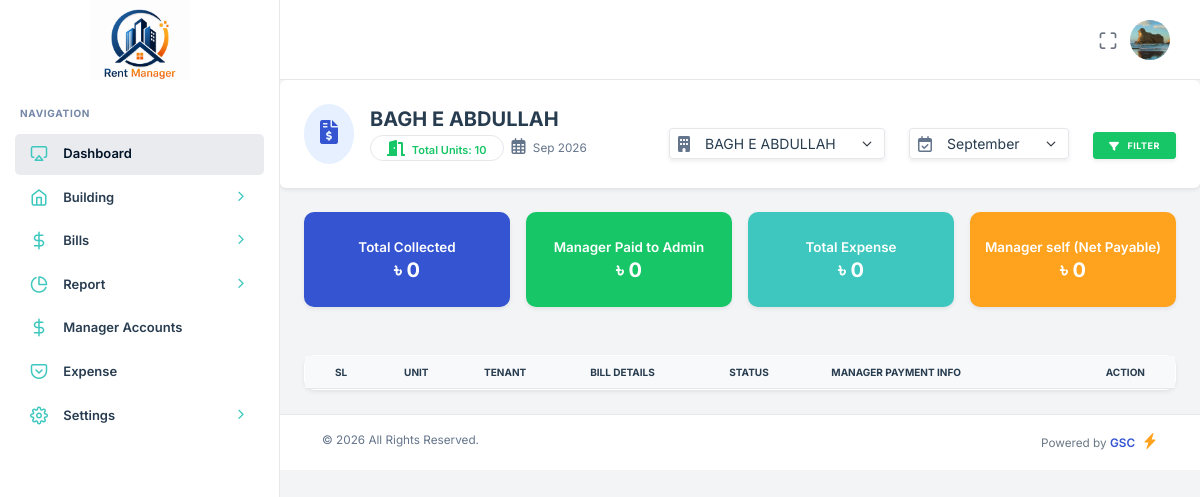
The app's page /admin.php?page=manager_account&unit_id=0&id=17 (signed in) with its own data.
### tables this page shows
CREATE TABLE `tenants` (
  `id` int(11) NOT NULL,
  `name` varchar(150) NOT NULL,
  `phone` varchar(20) NOT NULL,
  `email` varchar(150) DEFAULT NULL,
  `password` varchar(256) NOT NULL DEFAULT '827ccb0eea8a706c4c34a16891f84e7b',
  `status` enum('Active','Inactive','Booked') NOT NULL DEFAULT 'Active',
  `role` enum('Admin','Tenant','Manager') NOT NULL,
  `booking_month` varchar(100) DEFAULT NULL,
  `start_tanent` date DEFAULT NULL,
  `nid_no` varchar(200) DEFAULT NULL,
  `permanent_address` text DEFAULT NULL,
  `family_member` int(11) DEFAULT NULL,
  `tenant_image` varchar(255) DEFAULT NULL,
  `nid_image` varchar(255) DEFAULT NULL,
  `building_id` int(11) DEFAULT NULL,
  `unit_id` int(11) DEFAULT NULL,
  `created_at` timestamp NOT NULL DEFAULT current_timestamp()
);

CREATE TABLE `building` (
  `id` int(11) NOT NULL,
  `name` varchar(256) NOT NULL,
  `building_type` int(11) NOT NULL,
  `address` text NOT NULL,
  `description` text NOT NULL,
  `image` varchar(256) NOT NULL,
  `location` varchar(256) NOT NULL
);

### pages/manager_account.php (the view, shortened to what this page needs)
<?php
$building_id = '';
$this_month = date('Y-m');
if (empty($building_id)) {
    $building_id = mysqli_real_escape_string($db, $_GET['id']);
}
$buil_sql = mysqli_query($db, "SELECT name FROM building WHERE id = '$building_id'");
$building_row = mysqli_fetch_assoc($buil_sql);
$building_name_db = $building_row['name'] ?? 'Unknown Building';
$query = "SELECT * FROM unit
          WHERE building_name = '$building_id'
            AND status = 'Rented'
          ";
$result = mysqli_query($db, $query);
$total_unit = mysqli_num_rows($result);
?>
<div class="nxl-content">
    <div class="page-header d-flex flex-wrap align-items-center justify-content-between p-4 mb-4 bg-white shadow-sm rounded-3">
        <div class="d-flex align-items-center mb-2 mb-lg-0">
            <div class="icon-box bg-primary-soft text-primary me-3 p-3 rounded-circle"
                style="background: rgba(13, 110, 253, 0.1);">
                <i class="fas fa-file-invoice-dollar fs-4"></i>
            </div>
            <div>
                <h4 class="mb-1 fw-bold text-dark">
                    <?= htmlspecialchars($building_name_db) ?>
                </h4>
                <div class="d-flex align-items-center gap-2">
                    <span class="badge bg-success-subtle text-success border border-success-subtle px-3 py-1 rounded-pill">
                        <i class="fas fa-door-open me-1"></i> Total Units: <?= $total_unit ?>
                    </span>
                    <span class="text-muted small">
                        <i class="far fa-calendar-alt me-1"></i> <?= date('M Y', strtotime($this_month . '-01')) ?>
                    </span>
                </div>
            </div>
        </div>
        <form method="POST" class="row align-items-end">
            <div class="col-12 col-md">
                <div class="input-group input-group-sm shadow-sm">
                    <span class="input-group-text bg-white border-end-0">
                        <i class="fas fa-building text-muted"></i>
                    </span>
                    <select name="building" class="form-select border-start-0">
                        <?php
                        $buildings_sql = mysqli_query($db, "SELECT id, name FROM building ORDER BY name ASC");
                        while ($buil = mysqli_fetch_assoc($buildings_sql)) {
                            $selected = ($buil['id'] == $building_id) ? 'selected' : '';
                            echo "<option value='{$buil['id']}' $selected>{$buil['name']}</option>";
                        }
                        ?>
                    </select>
                </div>
            </div>
            <div class="col-7 col-md-auto">
                <div class="input-group input-group-sm shadow-sm">
                    <span class="input-group-text bg-white border-end-0">
                        <i class="far fa-calendar-check text-muted"></i>
                    </span>
                    <select name="month" class="form-select border-start-0">
                        <?php
                        $currentYear = date('Y');
                        $selectedMonth = (int)substr($this_month, 5, 2);
                        for ($m = 1; $m <= 12; $m++):
                            $monthValue = $currentYear . '-' . str_pad($m, 2, '0', STR_PAD_LEFT);
                            $displayText = date('F', mktime(0, 0, 0, $m, 1, $currentYear));
                        ?>
                            <option value="<?= $monthValue ?>"
                                <?= $m == $selectedMonth ? 'selected' : '' ?>>
                                <?= $displayText ?>
                            </option>
                        <?php endfor; ?>
                    </select>
                </div>
            </div>
            <div class="col-5 col-md-auto">
                <button type="submit"
                    class="btn btn-success btn-sm shadow-sm w-100 d-flex align-items-center justify-content-center gap-2">
                    <i class="fas fa-filter"></i>
                    <span>Filter</span>
                </button>
            </div>
        </form>
    </div>
</div>
<div class="main-content">
    <?php
    $manager_summary = mysqli_query($db, "
            SELECT
                SUM(ph.paid_amount) as total_received,
                SUM(ph.manager_paid) as manager_paid_total
            FROM payment_history ph
            JOIN tenants t ON ph.tenant_id = t.id
            WHERE t.role IN ('Tenant') AND t.building_id = '$building_id'
            AND ph.bill_month = '$this_month'
            AND ph.payment_method = 'Manager'
        ");
    $summary = mysqli_fetch_assoc($manager_summary);
    $total_received = (float) ($summary['total_received'] ?? 0);
    $manager_paid_total = (float) ($summary['manager_paid_total'] ?? 0);
    $manager_self = $total_received - $manager_paid_total;
    ?>
    <div class="row g-3 mb-4 mx-3">
        <div class="col-md-3">
            <div class="card shadow-sm border-0 bg-primary text-white">
                <div class="card-body text-center">
                    <strong class="mb-1 text-white">Total Collected </strong>
                    <h4 class="mb-0 text-white">৳ <?= number_format($total_received, 0) ?></h4>
                </div>
            </div>
        </div>
        <div class="col-md-3">
            <div class="card shadow-sm border-0 bg-success">
                <div class="card-body text-center">
                    <strong class="mb-1 text-white">Manager Paid to Admin</strong>
                    <h4 class="mb-0 text-white">৳ <?= number_format($manager_paid_total, 0) ?></h4>
                </div>
            </div>
        </div>
        <div class="col-md-3">
            <?php
                $manager_sql = mysqli_query($db, "SELECT SUM(amount) AS total FROM `expense` WHERE building_id='$building_id' AND expense_month='$this_month' AND expense_by = 'Manager'");
                $manager_row = mysqli_fetch_assoc($manager_sql);
                $manager_total = (float)($manager_row['total'] ?? 0);
                $payable = $manager_self-$manager_total;
            ?>
            <div class="card shadow-sm border-0 bg-info text-white">
                <div class="card-body text-center px-0 mx-0">
                    <strong class="mb-1 text-white">Total Expense</strong>
                    <h4 class="mb-0 text-white">৳ <?= number_format(max($manager_total, 0), 0) ?></h4>
                </div>
            </div>
        </div>
        <div class="col-md-3">
            <div class="card shadow-sm border-0 bg-warning text-white">
                <div class="card-body text-center px-0 mx-0">
                    <strong class="mb-1 text-white">Manager self (Net Payable)</strong>
                    <h4 class="mb-0" style="color: <?= ($payable < 0) ? 'red' : 'white'; ?>;">৳ <?= number_format($payable, 0) ?></h4>
                </div>
            </div>
        </div>
    </div>
    <div class="card shadow-sm mx-4">
        <div class="card-body p-0">
            <div class="table-responsive">
                <table class="table table-hover mb-0">
                    <thead class="table-light">
                        <tr>
                            <th>SL</th>
                            <th>Unit</th>
                            <th>Tenant</th>
                            <th>Bill Details</th>
                            <th>Status</th>
                            <th>Manager Payment Info</th>
                            <th class="text-end">Action</th>
                        </tr>
                    </thead>
                </table>
            </div>
        </div>
    </div>
</div>

### includes/header.php (shortened to what this page needs)
<?php
include "database/db.php";
$user_id = $_SESSION['id'];
$sql = mysqli_query($db,"SELECT * FROM `tenants` WHERE id = '$user_id' ");
$user_row = mysqli_fetch_assoc($sql);
$old_image= $user_row['tenant_image'];
?>
<!DOCTYPE html>
<html lang="zxx">
<head>
    <link rel="stylesheet" type="text/css" href="public/assets/css/bootstrap.min.css" />
    <link rel="stylesheet" type="text/css" href="public/assets/vendors/css/vendors.min.css" />
    <link rel="stylesheet" type="text/css" href="public/assets/vendors/css/daterangepicker.min.css" />
    <link rel="stylesheet" type="text/css" href="public/assets/css/theme.min.css" />
    <link rel="stylesheet" href="public/assets/css/style.css">
</head>
<body>
    <?php include "includes/sidebar.php"; ?>
    <header class="nxl-header">
        <div class="header-wrapper">
            <div class="header-right ms-auto">
                <div class="d-flex align-items-center">
                    <div class="nxl-h-item d-none d-sm-flex">
                        <div class="full-screen-switcher">
                            <a href="javascript:void(0);" class="nxl-head-link me-0"
                                onclick="$('body').fullScreenHelper('toggle');">
                                <i class="feather-maximize maximize"></i>
                            </a>
                        </div>
                    </div>
                    <div class="dropdown nxl-h-item">
                        <a href="javascript:void(0);" data-bs-toggle="dropdown" role="button"
                            data-bs-auto-close="outside">
                            <img src="<?php echo $old_image ? 'public/uploads/tenants/'.$old_image : 'public/uploads/tenants/no-image.png' ?>" alt="<?= $old_image ?>"
                                class="img-fluid user-avtar me-0" style="width:40px; height: 40px;"/>
                        </a>
                    </div>
                </div>
            </div>
        </div>
    </header>

### records on screen
tenants: tenant_image (picture)
building: name "BAGH E ABDULLAH"

### other values on screen
$total_unit "10"
date('M Y', strtotime($this_month . '-01')) "Sep 2026"
$total_received "0"
$manager_paid_total "0"
max($manager_total, 0) "0"
$payable "0"
form field building "BAGH E ABDULLAH"
form field month "September"
